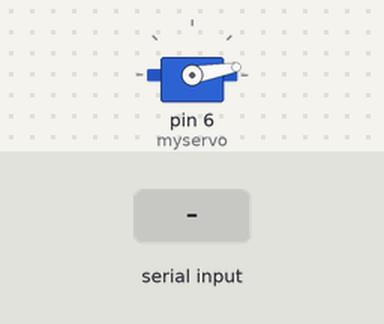
The sketch below on a simulated Arduino Uno, built with avr-gcc and run on an emulated ATmega328P. On the bench: servo. The inputs (shaded band) are chosen by the test bench.

Above: at 1.2 s.
1.3 s: "90,45\n" received over Serial
At 2.1 s:
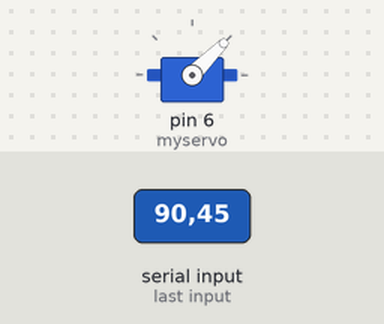
3.8 s: "30,150\n" received over Serial
At 4.6 s:
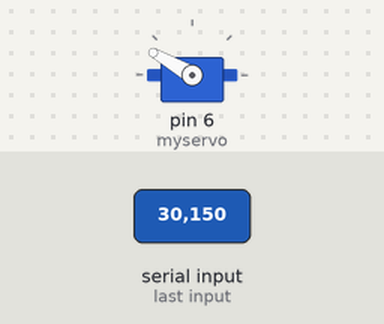
6.3 s: "200\n" received over Serial
At 7.1 s:
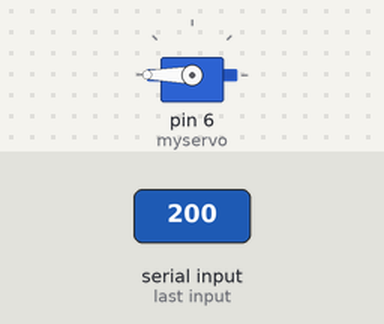
Timing chart, 0 to 9.3 s (numbered marks = the images above; inputs shaded):
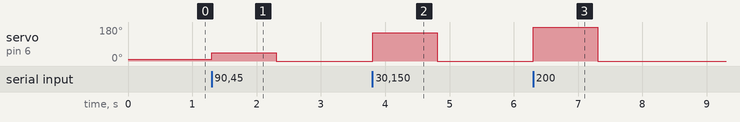

Measured:
- after the input at 1.3 s, servo on pin 6 (myservo): 10° → 45° at once, → 0° 1.0 s later
- after the input at 3.8 s, servo on pin 6 (myservo): 0° → 150° at once, → 0° 1.0 s later
- after the input at 6.3 s, servo on pin 6 (myservo): 0° → 180° at once, → 0° 1.0 s later

The sketch:

control_script.ino
```cpp
#include <Servo.h>

Servo myservo;  // create servo object to control a servo
int pos;

void setup() {
myservo.attach(6);  // attaches the servo on pin 9 to the servo object
Serial.begin(9600);
pos = 10;
}

void loop()
{
    while(Serial.available() == 0)
        {
          myservo.write(pos);
        }
        pos = Serial.parseInt();
        myservo.write(pos);

}
```
